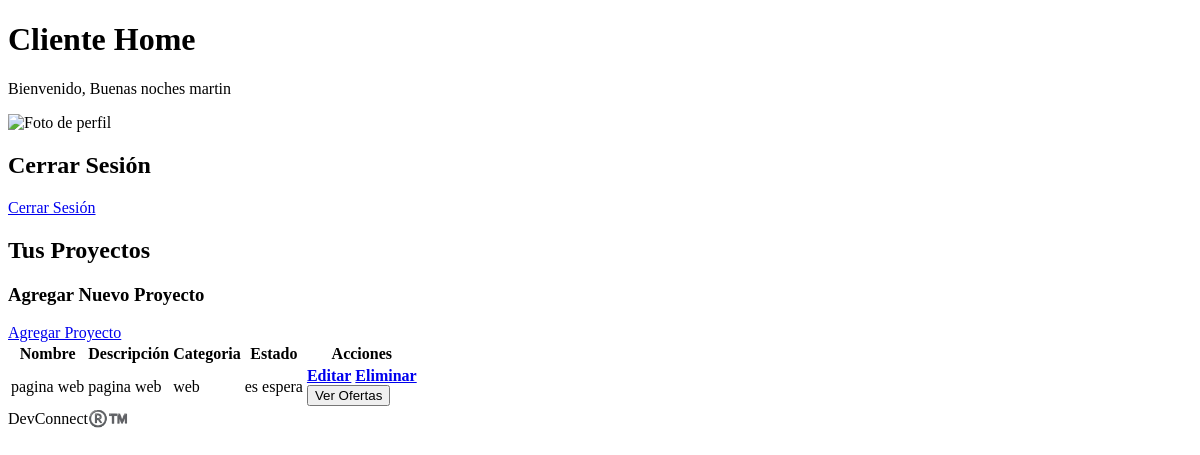
Before: /home/cliente_home/ (signed in) with the older database file.
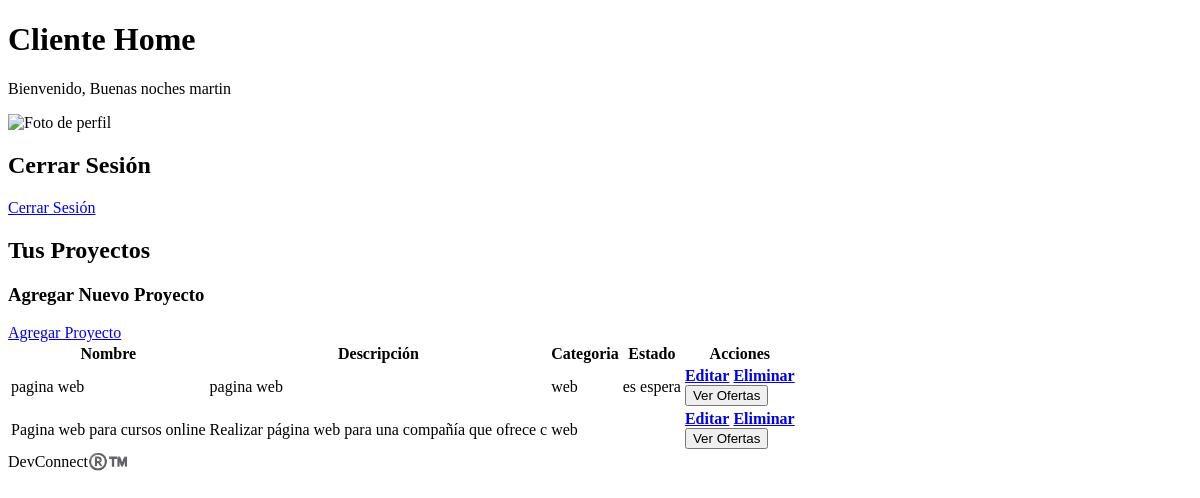
After: the same page with the newer database file.
### home/models.py (models this page shows, shortened)
class proyecto(models.Model):
    titulo=models.CharField(max_length=100)
    categoria=models.CharField(max_length=100,choices=(('web','web'),('movil','movil'),('escritorio','escritorio'),('data science','data science'),('machine learning','machine learning'),('otros','otros')))
    descripcion=models.TextField()
    tiempo=models.CharField(max_length=100,choices=(('1 semana','1 semana'),('2 semanas','2 semanas'),('3 semanas','3 semanas'),('1 mes','1 mes'),('2 meses','2 meses'),('3 meses','3 meses'),('mas de 3 meses','mas de 3 meses'),('obra labor','obra labor')))
    sueldo=models.PositiveIntegerField()
    cliente=models.ForeignKey(User,on_delete=models.CASCADE)
    fecha_creacion=models.DateTimeField(auto_now_add=True)
    fecha_finalizacion=models.DateTimeField()
    freelancer_asignado=models.ForeignKey(User,on_delete=models.CASCADE,related_name='freelancer_asignado',null=True,blank=True)
    estado=models.CharField(max_length=100,choices=(('en espera','en espera'),('en progreso','en progreso'),('finalizado','finalizado')))

### home/views.py (the view)
# urls.py: path('cliente_home/',cliente_home,name='cliente_home'),
def cliente_home(request):
    if request.user.user_type!='cliente':
        return HttpResponse('You are not authorized to view this page')
    current_hour = datetime.datetime.now().hour
    if 5<=current_hour<12:
        saludo="Buenos días"
    elif 12<=current_hour<18:
        saludo="Buenas tardes"
    else:
        saludo="Buenas noches"
    proyectos=proyecto.objects.filter(cliente=request.user)
    return render(request,'cliente/cliente_home.html',context={'user':request.user,'proyectos':proyectos,'saludo':saludo})

### home/templates/cliente/cliente_home.html (shortened to what this page needs)
<!DOCTYPE html>
<html>
    <head>
    </head>
    <body>
        <h1>Cliente Home</h1>
        <p>Bienvenido, {{saludo}} {{ user.first_name }}</p>
        <img src="{{ user.profile_image }}" alt="Foto de perfil" width="200" height="200">
        <h2>Cerrar Sesión</h2>
        <a href="{% url 'cerrar_sesion' %}">Cerrar Sesión</a>
        <h2>Tus Proyectos</h2>
        <h3>Agregar Nuevo Proyecto</h3>
        <a href="{% url 'agregar_proyecto' %}">Agregar Proyecto</a>
        {% if proyectos %}
            <table>
                <thead>
                    <tr>
                        <th>Nombre</th>
                        <th>Descripción</th>
                        <th>Categoria</th>
                        <th>Estado</th>
                        <th>Acciones</th>
                    </tr>
                </thead>
                <tbody>
                    {% for proyecto in proyectos %}
                        <tr>
                            <td>{{ proyecto.titulo }}</td>
                            <td>{{ proyecto.descripcion|slice:":50" }}</td>
                            <td>{{ proyecto.categoria}}</td>
                            <td>{{ proyecto.estado }}</td>
                            <td>
                                <a href="{% url 'actualizar_proyecto' proyecto.id %}"><strong>Editar</strong></a>
                                <a href="{% url 'eliminar_proyecto' proyecto.id %}"><strong>Eliminar</strong></a>
                                <form method="POST" action="{% url 'ver_ofertas' %}">
                                    <button type="submit">Ver Ofertas</button>
                                </form>
                            </td>
                        </tr>
                    {% endfor %}
            </table>
        {% else %}
            <h3>No tienes proyectos 😥</h3>
        {% endif %}
        <footer>DevConnect®️™️</footer>
    </body>
</html>

Changed rows visible on the page:
added proyecto: titulo "Pagina web para cursos online", descripcion "Realizar página web para una compañía que ofrece c", categoria "web"
